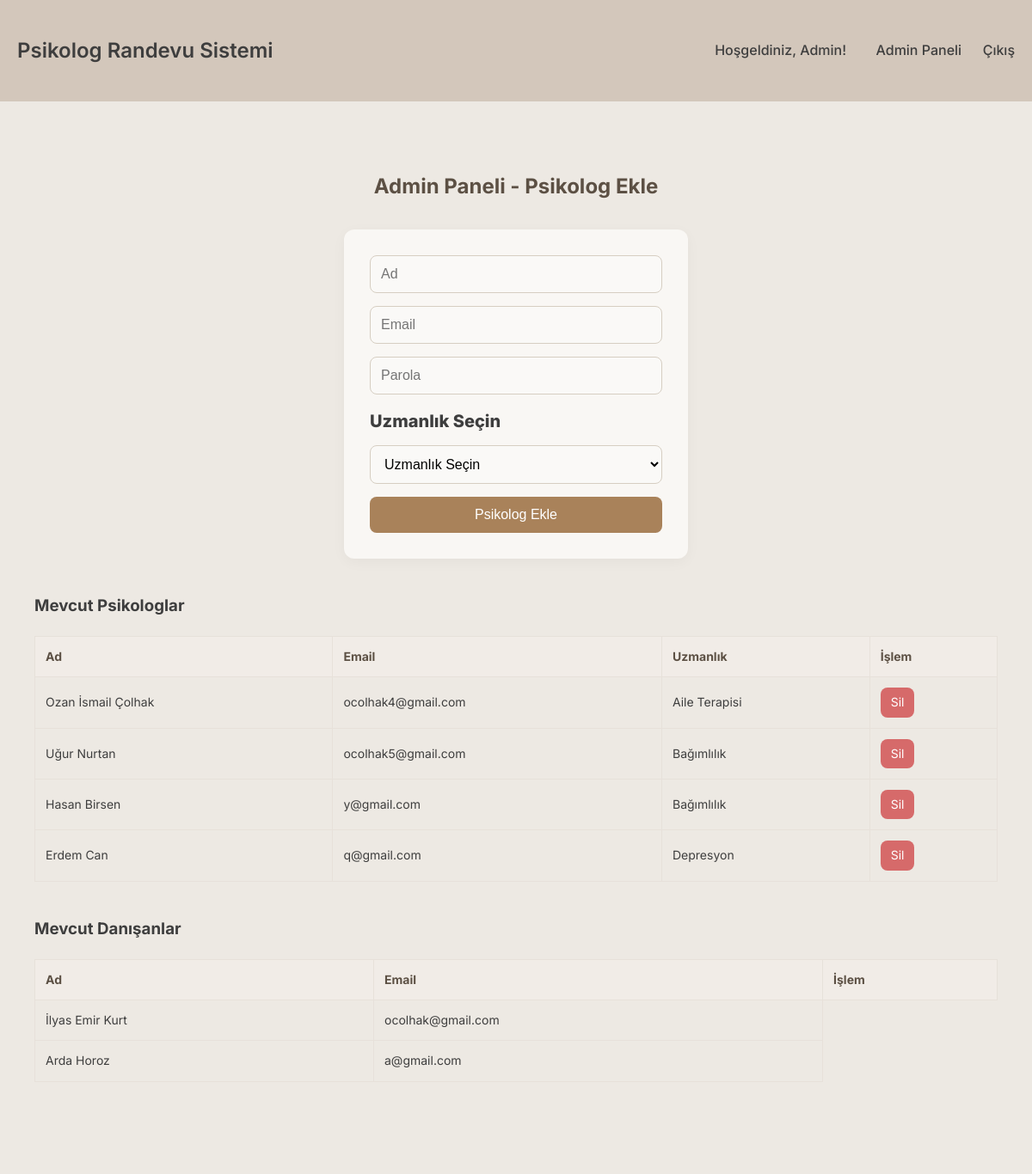
Page /admin_panel (signed in) on the committed database.
### tables this page shows
CREATE TABLE users (
    id INTEGER PRIMARY KEY AUTOINCREMENT,
    ad TEXT NOT NULL,
    email TEXT NOT NULL UNIQUE,
    parola TEXT NOT NULL,
    rol TEXT NOT NULL CHECK (rol IN ('kullanici', 'psikolog', 'admin')),
    uzmanlik TEXT
);

### app.py (the view, shortened to what this page needs)
@app.route("/admin_panel", methods=["GET", "POST"])
def admin_panel():
    if "user_id" not in session or session.get("rol") != "admin":
        flash("Admin olarak giriş yapmalısınız.", "error")
        return redirect(url_for("login"))
    conn = get_db_connection()
    psikologlar = conn.execute("SELECT * FROM users WHERE rol = 'psikolog'").fetchall()
    danisanlar = conn.execute("SELECT * FROM users WHERE rol = 'kullanici'").fetchall()
    conn.close()
    return render_template("admin_panel.html", psikologlar=psikologlar, danisanlar=danisanlar)

### app.py (called while the page is built)
def get_db_connection():
    conn = sqlite3.connect("veritabani.db")
    conn.row_factory = sqlite3.Row
    return conn

### templates/admin_panel.html (shortened to what this page needs)
{% extends "layout.html" %}
{% block content %}
<main class="container">
  <h2>Admin Paneli - Psikolog Ekle</h2>
<form method="post" class="form-login">
  <input type="text" name="ad" placeholder="Ad" required />
  <input type="email" name="email" placeholder="Email" required />
  <input type="password" name="parola" placeholder="Parola" required />
  <div class="form-group">
    <label for="uzmanlik">Uzmanlık Seçin</label>
    <select id="uzmanlik" name="uzmanlik" required>
      <option value="" disabled selected>Uzmanlık Seçin</option>
    </select>
  </div>
  <button type="submit">Psikolog Ekle</button>
</form>
  <h3 style="margin-top: 40px;">Mevcut Psikologlar</h3>
  {% if psikologlar|length == 0 %}
    <p>Henüz psikolog bulunmamaktadır.</p>
  {% else %}
    <table class="table-randevular">
      <thead>
        <tr>
          <th>Ad</th>
          <th>Email</th>
          <th>Uzmanlık</th>
          <th>İşlem</th>
        </tr>
      </thead>
      <tbody>
        {% for p in psikologlar %}
          <tr>
            <td>{{ p['ad'] }}</td>
            <td>{{ p['email'] }}</td>
            <td>{{ p['uzmanlik'] or '-' }}</td>
            <td>
              <a href="{{ url_for('psikolog_sil', id=p['id']) }}"
                 onclick="return confirm('Psikolog silinecek. Emin misiniz?');"
                 class="btn-sil">Sil</a>
            </td>
          </tr>
        {% endfor %}
      </tbody>
    </table>
  {% endif %}
  <h3 style="margin-top: 40px;">Mevcut Danışanlar</h3>
  {% if danisanlar|length == 0 %}
    <p>Henüz danışan bulunmamaktadır.</p>
  {% else %}
    <table class="table-randevular">
      <thead>
        <tr>
          <th>Ad</th>
          <th>Email</th>
          <th>İşlem</th>
        </tr>
      </thead>
      <tbody>
        {% for d in danisanlar %}
          <tr>
            <td>{{ d['ad'] }}</td>
            <td>{{ d['email'] }}</td>
          </tr>
        {% endfor %}
      </tbody>
    </table>
  {% endif %}
</main>
{% endblock %}

### templates/layout.html (shortened to what this page needs)
<!DOCTYPE html>
<html lang="tr">
<head>
    <link rel="stylesheet" href="{{ url_for('static', filename='style.css') }}" />
</head>
<body>
    <header>
        <div class="container header-container">
            <a href="{{ url_for('index') }}" class="logo">Psikolog Randevu Sistemi</a>
            <nav>
                {% if session.get('user_id') %}
                    <span class="welcome-text">Hoşgeldiniz, {{ session.get('user_ad', 'Kullanıcı') }}!</span>
                    {% if session.get('rol') == 'kullanici' %}
                        <a href="{{ url_for('randevularim') }}">Randevularım</a>
                    {% elif session.get('rol') == 'psikolog' %}
                        <a href="{{ url_for('psikolog_panel') }}">Panel</a>
                    {% elif session.get('rol') == 'admin' %}
                        <a href="{{ url_for('admin_panel') }}">Admin Paneli</a>
                    {% endif %}
                    <a href="{{ url_for('logout') }}" class="btn-logout">Çıkış</a>
                {% else %}
                    <a href="{{ url_for('login') }}">Giriş</a>
                    <a href="{{ url_for('register') }}">Kayıt</a>
                {% endif %}
            </nav>
        </div>
    </header>
    <main class="container">
        {% block content %}{% endblock %}
    </main>
    <footer>
    </footer>
</body>
</html>

### static/style.css (style rules this page uses)
* { margin: 0; padding: 0; box-sizing: border-box; }
html, body { font-family: 'Inter', sans-serif; background-color: #ede9e3; color: #3e3e3e; line-height: 1.6; min-height: 100vh; }
main.container { background-color: #ede9e3; padding: 40px 20px; }
.container { max-width: 1200px; margin: 0 auto; padding: 20px; }
header { background-color: #d3c7bb; color: white; padding: 20px 0; }
.header-container { display: flex; justify-content: space-between; align-items: center; }
.logo { font-size: 24px; font-weight: 600; text-decoration: none; color: #3e3e3e; }
nav a { color: #3e3e3e; text-decoration: none; margin-left: 20px; font-weight: 500; transition: color 0.2s ease; }
.welcome-text { margin-right: 10px; font-weight: 500; color:#3e3e3e; }
main.container { padding: 40px 20px; }
.form-login { display: flex; flex-direction: column; gap: 15px; max-width: 400px; margin: 0 auto; background-color: white; padding: 30px; border-radius: 12px; box-shadow: 0 4px 16px rgba(0, 0, 0, 0.04); }
.form-login input, .form-login select { padding: 12px; font-size: 16px; border: 1px solid #d6cec2; border-radius: 8px; background-color: #faf9f7; transition: border-color 0.3s ease, box-shadow 0.3s ease; }
.form-login button { padding: 12px; font-size: 16px; background-color: #a9825a; color: white; border: none; border-radius: 8px; cursor: pointer; transition: background-color 0.3s ease; }
.table-randevular { width: 100%; border-collapse: collapse; margin-top: 30px; }
.table-randevular th, .table-randevular td { padding: 12px; border: 1px solid #e7e1da; text-align: left; font-size: 14px; }
.table-randevular th { background-color: #f1ece7; color: #5c5044; }
.btn-sil { background-color: #d66a6a; color: white; padding: 8px 12px; border: none; border-radius: 8px; cursor: pointer; }
footer { text-align: center; padding: 20px 0; font-size: 14px; color: #7c6f61; }
h2 { text-align: center; margin-bottom: 30px; color: #5c5044; }
.form-group { display: flex; flex-direction: column; }
.form-group label { font-weight: 800; font-size:20px; margin-bottom: 12px; color: #3e3e3e; }
.form-login { display: flex; flex-direction: column; gap: 15px; max-width: 400px; margin: 0 auto; background-color: #f9f7f4; padding: 30px; border-radius: 12px; box-shadow: 0 4px 16px rgba(0, 0, 0, 0.04); }
.form-login input { padding: 12px; font-size: 16px; border: 1px solid #d6cec2; border-radius: 8px; background-color: #faf9f7; transition: border-color 0.3s ease, box-shadow 0.3s ease; }
.table-randevular { width: 100%; border-collapse: collapse; margin-top: 20px; }
.btn-sil { background-color: #d66a6a; color: white; padding: 6px 12px; border-radius: 8px; text-decoration: none; display: inline-block; cursor: pointer; font-size: 14px; border: none; transition: background-color 0.3s ease; }

### rows in the picture
users: ad "Ozan İsmail Çolhak", email "ocolhak4@gmail.com", uzmanlik "Aile Terapisi"
users: ad "Uğur Nurtan", email "ocolhak5@gmail.com", uzmanlik "Bağımlılık"
users: ad "Hasan Birsen", email "y@gmail.com", uzmanlik "Bağımlılık"
users: ad "Erdem Can", email "q@gmail.com", uzmanlik "Depresyon"
users: ad "İlyas Emir Kurt", email "ocolhak@gmail.com"
users: ad "Arda Horoz", email "a@gmail.com"

### other values in the picture
{{ session.get('user_ad', 'Kullanıcı') }} "Admin"
